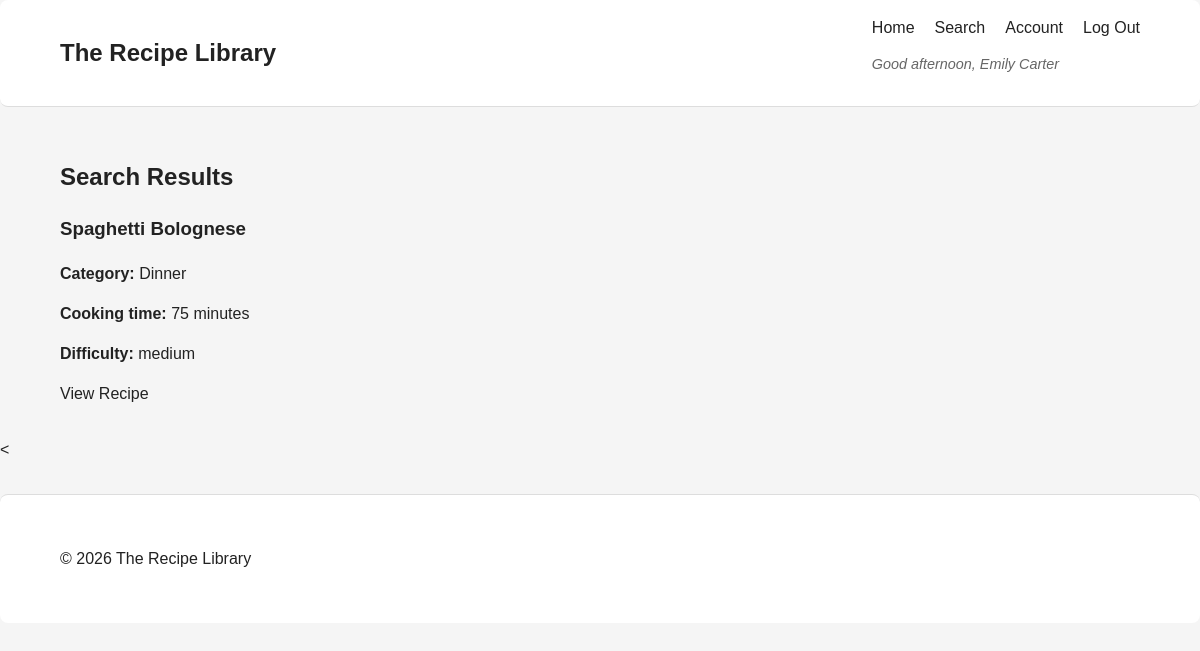
/pages/results.php?name=Spaghetti Bolognese (signed in), run on the app's committed database.
### tables this page shows
CREATE TABLE recipes (
    id BIGINT UNSIGNED AUTO_INCREMENT PRIMARY KEY,
    user_id BIGINT UNSIGNED NOT NULL,
    category_id INT UNSIGNED NULL,
    title VARCHAR(200) NOT NULL,
    slug VARCHAR(220) NOT NULL,
    description TEXT NULL,
    servings TINYINT UNSIGNED NULL,
    prep_time_min SMALLINT UNSIGNED NULL,
    cook_time_min SMALLINT UNSIGNED NULL,
    difficulty ENUM('easy', 'medium', 'hard') NOT NULL DEFAULT 'easy',
    image_url VARCHAR(255) NULL,
    source_url VARCHAR(255) NULL,
    is_published TINYINT(1) NOT NULL DEFAULT 1,
    created_at DATETIME NOT NULL DEFAULT CURRENT_TIMESTAMP,
    updated_at DATETIME NOT NULL DEFAULT CURRENT_TIMESTAMP ON UPDATE CURRENT_TIMESTAMP,
    UNIQUE KEY uq_recipes_slug (slug),
    KEY idx_recipes_user_id (user_id),
    KEY idx_recipes_category_id (category_id),
    KEY idx_recipes_created_at (created_at),
    CONSTRAINT fk_recipes_user
        FOREIGN KEY (user_id) REFERENCES users(id)
        ON DELETE RESTRICT ON UPDATE CASCADE,
    CONSTRAINT fk_recipes_category
        FOREIGN KEY (category_id) REFERENCES categories(id)
        ON DELETE SET NULL ON UPDATE CASCADE
);

CREATE TABLE categories (
    id INT UNSIGNED AUTO_INCREMENT PRIMARY KEY,
    name VARCHAR(80) NOT NULL,
    slug VARCHAR(100) NOT NULL,
    created_at DATETIME NOT NULL DEFAULT CURRENT_TIMESTAMP,
    UNIQUE KEY uq_categories_name (name),
    UNIQUE KEY uq_categories_slug (slug)
);

### pages/results.php (the view, shortened to what this page needs)
<?php
require_once __DIR__ . '/../includes/db.php';
$name = $_GET['name'] ?? '';
$sql = "
SELECT
    recipes.*,
    categories.name AS category_name,
    COALESCE(AVG(ratings.rating),0) AS avg_rating,
    COUNT(ratings.id) AS rating_count
FROM recipes
LEFT JOIN categories ON recipes.category_id = categories.id
LEFT JOIN recipe_ingredients ON recipes.id = recipe_ingredients.recipe_id
LEFT JOIN ratings ON recipes.id = ratings.recipe_id
WHERE recipes.is_published = 1
";
$params = [];
$types = "";
if (!empty($name)) {
    $sql .= " AND recipes.title LIKE ?";
    $params[] = "%$name%";
    $types .= "s";
}
$sql .= " GROUP BY recipes.id";
$stmt = $conn->prepare($sql);
if ($params) {
    $stmt->bind_param($types, ...$params);
}
$stmt->execute();
$result = $stmt->get_result();
require_once __DIR__ . '/../includes/header.php';
?>
<main class="container">
    <h2>Search Results</h2>
    <?php if ($result->num_rows > 0): ?>
        <div class="recipes">
            <?php while ($row = $result->fetch_assoc()): ?>
                <div class="recipe-card">
                    <h3><?php echo htmlspecialchars($row['title']); ?></h3>
                    <p>
                        <strong>Category:</strong>
                        <?php echo htmlspecialchars($row['category_name'] ?? 'Uncategorised'); ?>
                    </p>
                    <p>
                        <strong>Cooking time:</strong>
                        <?php echo $row['cook_time_min'] ?? 'N/A'; ?> minutes
                    </p>
                    <p>
                        <strong>Difficulty:</strong>
                        <?php echo htmlspecialchars($row['difficulty']); ?>
                    </p>
                    <a href="recipe.php?id=<?php echo $row['id']; ?>">View Recipe</a>
                </div>
            <?php endwhile; ?>
        </div>
    <?php else: ?>
        <p>No recipes found matching your criteria.</p>
    <?php endif; ?>
</main>
<?php
require_once __DIR__ . '/../includes/footer.php';
?>

### css/styles.css (style rules this page uses)
:root { --color-white: #ffffff; --color-light-gray: #f5f5f5; --color-dark-gray: #222; --color-border: #ddd; --border-radius: 8px; --spacing-xs: 0.75rem; --spacing-sm: 1rem; --spacing-md: 1.5rem; --spacing-lg: 2rem; --gap-sm: 0.75rem; --gap-md: 1rem; --gap-lg: 1.25rem; }
* { box-sizing: border-box; }
body { margin: 0; font-family: Arial, sans-serif; line-height: 1.5; background-color: var(--color-light-gray); color: var(--color-dark-gray); }
a { color: inherit; text-decoration: none; }
.container { width: min(90%, 1100px); margin: 0 auto; padding: 20px 0; }
main.container { padding: var(--spacing-lg) 0; }

### data on the page
recipes: title "Spaghetti Bolognese", category.name "Dinner", cook_time_min "75", difficulty "medium"

### other printed values
$greeting . ', ' . $name "Good afternoon, Emily Carter"
